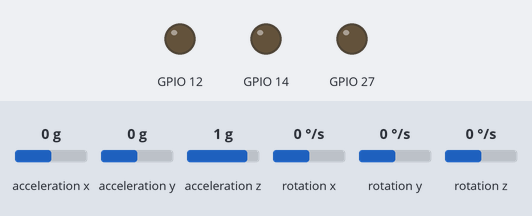
A program run on a simulated ESP32. Parts: output pins drawn as LEDs (lit = HIGH). The test bench sets the inputs (shaded band); at power-on: acceleration x 0 g, acceleration y 0 g, acceleration z 1 g, rotation x 0 °/s, rotation y 0 °/s, rotation z 0 °/s. What the program prints to the serial monitor is not drawn.

Above: at 0.0 s.
At 0.9 s:
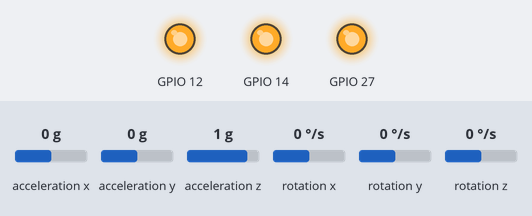
At 1.7 s:
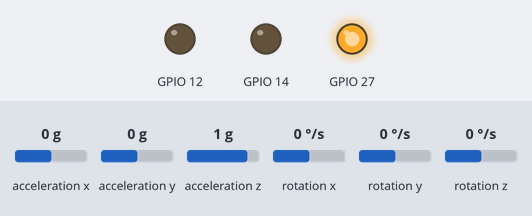
At 3.0 s:
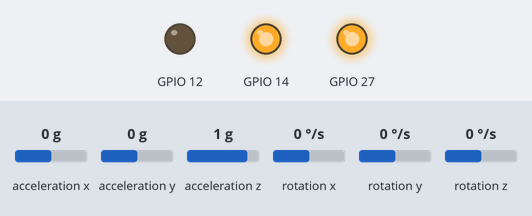
Timing chart, 0 to 4.5 s (numbered marks = the images above):
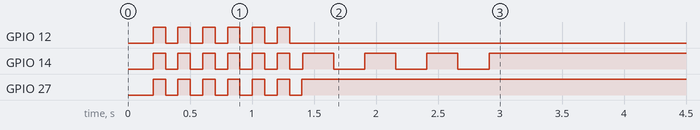

The program:

main.cpp
```cpp
#include <Arduino.h>
#include <EspChannel.h>


// ______________________________________________________________________________________________ PARAMETERS

//Static IP address configuration
//      ROBOT IPS
// IP = 192.168.0.6 -> SIID
// IP = 192.168.0.7 -> BLACKWING
// IP = 192.168.0.8 -> SONOMA
//      ESP IPS
// IP = 192.168.0.40 -> ACC 1
// IP = 192.168.0.41 -> ACC 2
// IP = 192.168.0.50 -> SONAR 1

//const IPAddress staticIP(192, 168, 0, 50);  // this device static IP
const IPAddress staticIP(192, 168, 111, 80);  // this device static IP
//const IPAddress staticIP(192, 168, 0, 80);  // this device static IP


// ______________________________________________________________________________________________ ESP CHANNEL


// ---------- ACCELEROMETER

//int accPinA = 27; //18 SDA
//int accPinB = 26; //19 SCL
//AccEspChannelHead espChannel(staticIP, 33, 32);
AccEspChannelBody espChannel(staticIP, 23, 22);
//TouchEspChannel espChannel(staticIP, 15, 2, 4);


// ______________________________________________________________________________________________ MAIN

void setup() {

  // SERIAL
  Serial.begin(115200);
  delay(200);
  Serial.println("SETUP --- --- --- BEGIN");

  // SETUP ESP CHANNEL
  //espChannel1.setup();
  //espChannel2.setup();
  espChannel.setup();
  delay(200);

  // wait for a few seconds before starting
  delay(100);
  Serial.println("SETUP --- --- --- COMPLETE");
}

void loop() {

  //espChannel2.loop();
  espChannel.loop();
  //espChannel1.loop();
}
```
